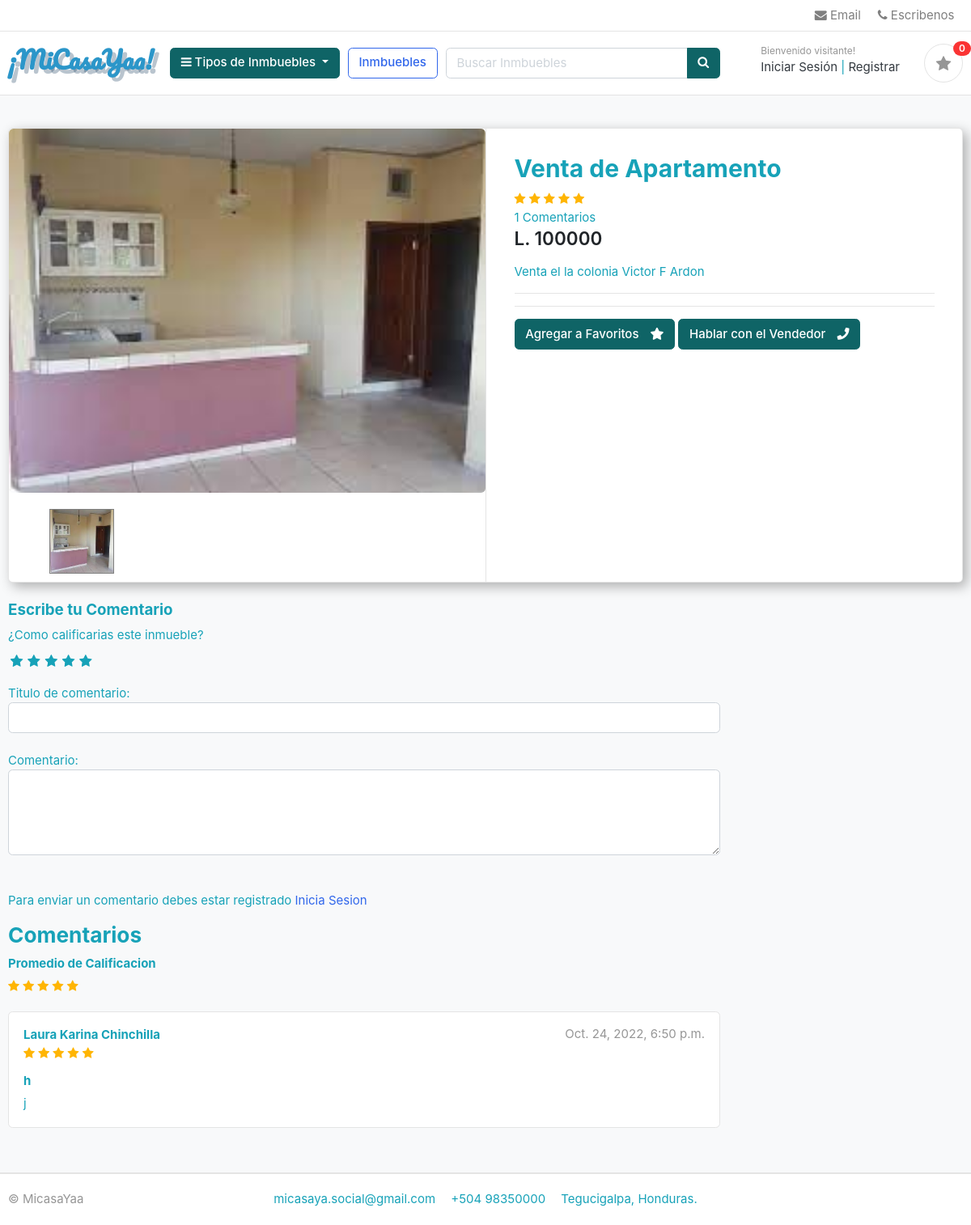
The page /store/category/venta-de-apartamento/venta-de-apartamento/ on the database its author committed.
### store/models.py (models this page shows, shortened)
class Product(models.Model):
    product_name = models.CharField(max_length=200, unique=True)
    slug = models.CharField(max_length=200, unique=True)
    descripton = models.TextField(max_length=500, blank=True)
    price = models.IntegerField()
    images = models.ImageField(upload_to = 'photos/products')
    stock = models.IntegerField()
    is_available = models.BooleanField(default = True)
    category = models.ForeignKey(Category, on_delete=models.CASCADE)
    created_date = models.DateTimeField(auto_now_add=True)
    modified_date = models.DateTimeField(auto_now=True)
    def averageReview(self):
        reviews = ReviewRating.objects.filter(product=self, status=True).aggregate(average=Avg('rating'))
        avg=0
        if reviews['average'] is not None:
            avg = float(reviews['average'])
        return avg
    def countReview(self):
        reviews = ReviewRating.objects.filter(product=self, status=True).aggregate(count=Count('id'))
        count = 0
        if reviews['count'] is not None:
            count = int(reviews['count'])
        return count

class ReviewRating(models.Model):
    product = models.ForeignKey(Product, on_delete = models.CASCADE)
    user = models.ForeignKey(Account, on_delete=models.CASCADE)
    subject = models.CharField(max_length=100, blank=True)
    review = models.CharField(max_length=500, blank=True)
    rating = models.FloatField()
    ip = models.CharField(max_length=100, blank=True)
    status = models.BooleanField(default=True)
    created_at = models.DateTimeField(auto_now_add=True)
    updated_at = models.DateTimeField(auto_now=True)

### accounts/models.py (models this page shows, shortened)
class Account(AbstractBaseUser):
    first_name = models.CharField(max_length = 50)
    last_name = models.CharField(max_length = 50)
    username = models.CharField(max_length = 50, unique=True)
    email = models.CharField(max_length = 100, unique = True)
    phone_nomber = models.CharField(max_length = 50)
    date_joined = models.DateTimeField(auto_now_add=True)
    last_joined = models.DateTimeField(auto_now_add=True)
    is_admin = models.BooleanField(default = False)
    is_staff = models.BooleanField(default = False)
    is_active = models.BooleanField(default = False)
    is_superadmin = models.BooleanField(default = False)
    USERNAME_FIELD = 'email'
    REQUIRED_FIELDS = ['username','first_name', 'last_name']
    objects = MyAccountManager()
    def full_name(self):
        return f'{self.first_name} {self.last_name}'

### store/views.py (the view)
# urls.py: path('category/<slug:category_slug>/<slug:product_slug>/', views.product_detail, name = 'product_detail'),
def product_detail(request, category_slug, product_slug):
    try:
        single_product = Product.objects.get(category__slug=category_slug, slug=product_slug)
        in_favorite = FavoriteItem.objects.filter(favorite__favorite_id=_favorite_id(request), product=single_product).exists()
    except Exception as e:
        raise e
    reviews = ReviewRating.objects.filter(product_id=single_product.id, status=True)
    product_gallery = ProductGallery.objects.filter(product_id=single_product.id)
    context = {
        'single_product':single_product,
        'in_favorite':in_favorite,
        'reviews':reviews,
        'product_gallery':product_gallery,
    }
    return render(request, 'store/product_detail.html', context)

### category/context_processors.py (called while the page is built)
def menu_links(request):
    links = Category.objects.all()
    return dict(links=links)

### category/models.py (called while the page is built)
    def get_url(self):
        return reverse('products_by_category', args=[self.slug])

### favorites/context_processors.py (called while the page is built)
def counter(request):
    favorite_count = 0
    try:
        favorite = Favorite.objects.filter(favorite_id=_favorite_id(request))
        if request.user.is_authenticated:
            favorite_items = FavoriteItem.objects.all().filter(user=request.user)
        else:
            favorite_items = FavoriteItem.objects.all().filter(favorite=favorite[:1])
        for favorite_item in favorite_items:
            favorite_count += favorite_item.quantity
    except Favorite.DoesNotExist:
        favorite_count = 0
    return dict(favorite_count=favorite_count)

### favorites/views.py (called while the page is built)
def _favorite_id(request):
    favorite = request.session.session_key
    if not favorite:
        favorite = request.session.create()
    return favorite

### templates/store/product_detail.html (shortened to what this page needs)
{% extends 'base.html' %}
{% block content %}
<section class="section-content padding-y bg">
    <div class="container">
    <div class="card" style="box-shadow: 5px 5px 15px rgba(0,0,0,0.3);">
        <div class="row no-gutters">
            <aside class="col-md-6">
    <article class="gallery-wrap">
        <div class="img-big-wrap mainImage">
          <center><img src="{{ single_product.images.url }}"></center>
        </div>
    </article>
    <ul class="thumb">
      <li>
        <a href="{{ single_product.images.url }}" target="mainImage"><img src="{{ single_product.images.url }}" alt="Imagen del Producto"></a>
      </li>
    </ul>
            </aside>
            <main class="col-md-6 border-left">
    <article class="content-body">
    <h2 class="title">{{ single_product.product_name }}</h2>
    <div class="rating-star">
      <span>
        <i class="fa fa-star{% if single_product.averageReview < 0.5 %}-o{% elif single_product.averageReview >= 0.5 and single_product.averageReview < 1 %}-half-o {% endif %}" aria-hidden="true"></i>
        <i class="fa fa-star{% if single_product.averageReview < 1.5 %}-o{% elif single_product.averageReview >= 1.5 and single_product.averageReview < 2 %}-half-o {% endif %}" aria-hidden="true"></i>
        <i class="fa fa-star{% if single_product.averageReview < 2.5 %}-o{% elif single_product.averageReview >= 2.5 and single_product.averageReview < 3 %}-half-o {% endif %}" aria-hidden="true"></i>
        <i class="fa fa-star{% if single_product.averageReview < 3.5 %}-o{% elif single_product.averageReview >= 3.5 and single_product.averageReview < 4 %}-half-o {% endif %}" aria-hidden="true"></i>
        <i class="fa fa-star{% if single_product.averageReview < 4.5 %}-o{% elif single_product.averageReview >= 4.5 and single_product.averageReview < 5 %}-half-o {% endif %}" aria-hidden="true"></i>
      </span>
    </div>
    <span>{{ single_product.countReview }} Comentarios</span>
    <div class="mb-3">
        <var class="price h4">L. {{single_product.price }}</var>
    </div>
    <p> {{ single_product.descripton }} </p>
    <hr>
        <hr>
        {% if single_product.stock <= 0 %}
          <h5>No esta Disponible</h5>
        {% else %}
          {% if in_favorite %}
            <a href="#" class="btn  btn-success"> <span class="text">Producto agregado a Favoritos</span> <i class="fas fa-check"></i>  </a>
            <a href="{% url 'favorite' %}" class="btn  btn-outline-primary"> <span class="text">Ver Favoritos</span> <i class="fas fa-eye"></i>  </a>
          {% else %}
            <a href="{% url 'add_favorite' single_product.id %}" class="btn  btn-primary"> <span class="text">Agregar a Favoritos</span> <i class="fas fa-star"></i>  </a>
            <a href="{% url 'communicate' %}" class="btn  btn-primary"> <span class="text">Hablar con el Vendedor</span> <i class="fas fa-phone"></i>  </a>
          {% endif %}
        {% endif %}
    </article>
            </main>
        </div>
    </div>
    <br>
    <div class="row">
      <div class="col-md-9">
        <form action="{% url 'submit_review' single_product.id %}" method="post">
          <h5>Escribe tu Comentario</h5>
          <div class="">
            <label for="">¿Como calificarias este inmueble?</label>
            <br>
            <div class="rate">
              <input type="radio" name="rating" value="5", id="rating10"><label for="rating10" title="5"></label>
              <input type="radio" name="rating" value="4", id="rating8"><label for="rating8" title="4"></label>
              <input type="radio" name="rating" value="3", id="rating6"><label for="rating6" title="3"></label>
              <input type="radio" name="rating" value="2", id="rating4"><label for="rating4" title="2"></label>
              <input type="radio" name="rating" value="1", id="rating2"><label for="rating2" title="1"></label>
            </div>
            <br>
              Titulo de comentario:
              <input type="text" class="form-control" name="subject" value="">
              <br>
              Comentario:
              <textarea name="review" rows="4" class="form-control"></textarea>
              <br>
              {% if user.is_authenticated %}
              <input type="submit" name="" value="Enviar Comentario" class="btn btn-primary">
              {% else %}
                <br>
                <p>Para enviar un comentario debes estar registrado <span><a href="{% url 'login' %}"> Inicia Sesion </a></span></p>
              {% endif %}
          </div>
        </form>
        <header class="section-heading">
            <h3>Comentarios</h3>
            <h6>Promedio de Calificacion</h6>
            <div class="rating-star">
              <span>
                <i class="fa fa-star{% if single_product.averageReview < 0.5 %}-o{% elif single_product.averageReview >= 0.5 and single_product.averageReview < 1 %}-half-o {% endif %}" aria-hidden="true"></i>
                <i class="fa fa-star{% if single_product.averageReview < 1.5 %}-o{% elif single_product.averageReview >= 1.5 and single_product.averageReview < 2 %}-half-o {% endif %}" aria-hidden="true"></i>
                <i class="fa fa-star{% if single_product.averageReview < 2.5 %}-o{% elif single_product.averageReview >= 2.5 and single_product.averageReview < 3 %}-half-o {% endif %}" aria-hidden="true"></i>
                <i class="fa fa-star{% if single_product.averageReview < 3.5 %}-o{% elif single_product.averageReview >= 3.5 and single_product.averageReview < 4 %}-half-o {% endif %}" aria-hidden="true"></i>
                <i class="fa fa-star{% if single_product.averageReview < 4.5 %}-o{% elif single_product.averageReview >= 4.5 and single_product.averageReview < 5 %}-half-o {% endif %}" aria-hidden="true"></i>
              </span>
            </div>
        </header>
        {% for review in reviews %}
        <article class="box mb-3">
            <div class="icontext w-100">
                <div class="text">
                    <span class="date text-muted float-md-right"> {{ review.updated_at}} </span>
                    <h6 class="mb-1"> {{ review.user.full_name }} </h6>
                    <div class="rating-star">
                      <span>
                        <i class="fa fa-star{% if review.rating == 0.5 %}-half-o{% elif review.rating < 1 %}-o {% endif %}" aria-hidden="true"></i>
                        <i class="fa fa-star{% if review.rating == 1.5 %}-half-o{% elif review.rating < 2 %}-o {% endif %}" aria-hidden="true"></i>
                        <i class="fa fa-star{% if review.rating == 2.5 %}-half-o{% elif review.rating < 3 %}-o {% endif %}" aria-hidden="true"></i>
                        <i class="fa fa-star{% if review.rating == 3.5 %}-half-o{% elif review.rating < 4 %}-o {% endif %}" aria-hidden="true"></i>
                        <i class="fa fa-star{% if review.rating == 4.5 %}-half-o{% elif review.rating < 5 %}-o {% endif %}" aria-hidden="true"></i>
                      </span>
                    </div>
                </div>
            </div>
            <div class="mt-3">
              <h6>{{ review.subject }}</h6>
                <p>
                    {{ review.review }}
                </p>
            </div>
        </article>
        {% endfor %}
        </div>
    </div>
    </div>
    </section>
{% endblock %}

### static/css/ui.css (style rules this page uses)
html { font-family: "Inter", sans-serif; font-size: 15px; }
.content-body { flex: 1 1 auto; padding: 2rem 2.3rem; }
.padding-y { padding-top: 40px; padding-bottom: 40px; }
var { font-style: normal; }
article:after, .form-group:after { display: block; clear: both; content: ""; }
.bg { background-color: #f8f9fa; }
.section-heading { margin-bottom: 20px; margin-top: 15px; }
p:last-child { margin-bottom: 0; }
.btn .text + i { margin-left: 10px; }
.icontext { display: inline-flex; align-items: center; vertical-align: middle; }
.icontext .text { width: 100%; line-height: 1.2; }
.price { font-weight: 600; color: #212529; }
.box { padding: 18px; background: #fff; border-radius: 0.37rem; border: 1px solid #e4e4e4; }
.gallery-wrap .img-big-wrap { margin-bottom: 10px; border-radius: 0.37rem; overflow: hidden; background-color: #fff; }
.gallery-wrap .img-big-wrap img { height: 450px; width: auto; display: inline-block; }

### static/css/custom.css (style rules this page uses)
.rate { display: inline-block; border: 0; }
.rate > label { float: right; }
.rate >label:before { display: inline-block; font-size: 1.1rem; font-family: fontAwesome; content: "\f005"; margin: 0; padding: 0.3rem .2rem; cursor: pointer; }
.rating-star i { color: #ffb503 !important; }
ul.thumb { margin: 0 auto; pudding: 0; float:left; }
ul.thumb li { list-style: none; margin: 10px; }
ul.thumb li img { width: 80px; height: 80px; border: 1px solid grey; }

### rows shown on the page
Product: images (picture), product_name "Venta de Apartamento", countReview "1", price "100000", descripton "Venta el la colonia Victor F Ardon"
ReviewRating: updated_at "Oct. 24, 2022, 6:50 p.m.", user.full_name "Laura Karina Chinchilla", subject "h", review "j"

### other values the page prints
{{ favorite_count }} "0"
